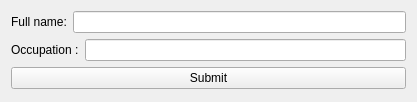
<?xml version="1.0" encoding="UTF-8"?>
<ui version="4.0">
 <class>Widget</class>
 <widget class="QWidget" name="Widget">
  <property name="geometry">
   <rect>
    <x>0</x>
    <y>0</y>
    <width>417</width>
    <height>102</height>
   </rect>
  </property>
  <property name="windowTitle">
   <string>Firs Widget</string>
  </property>
  <layout class="QVBoxLayout" name="verticalLayout">
   <item>
    <layout class="QHBoxLayout" name="horizontalLayout">
     <item>
      <widget class="QLabel" name="l_full_name">
       <property name="text">
        <string>Full name:</string>
       </property>
      </widget>
     </item>
     <item>
      <widget class="QLineEdit" name="le_full_name"/>
     </item>
    </layout>
   </item>
   <item>
    <layout class="QHBoxLayout" name="horizontalLayout_2">
     <item>
      <widget class="QLabel" name="l_occupation">
       <property name="text">
        <string>Occupation :</string>
       </property>
      </widget>
     </item>
     <item>
      <widget class="QLineEdit" name="le_occupation"/>
     </item>
    </layout>
   </item>
   <item>
    <widget class="QPushButton" name="pb_submit">
     <property name="text">
      <string>Submit</string>
     </property>
    </widget>
   </item>
  </layout>
 </widget>
 <resources/>
 <connections/>
</ui>
